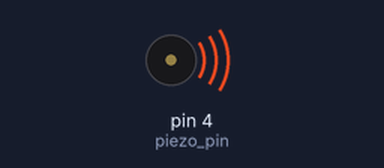
Simulated run of this sketch. Board: Arduino Uno, built with avr-gcc and run on an emulated ATmega328P. Parts: buzzer (waves = sounding).

Above: at 0.05 s.
Timing chart, 0 to 3.0 s (numbered marks = the images above):
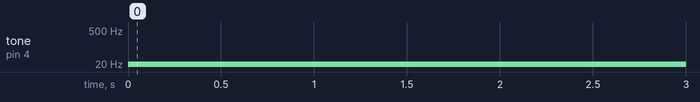

The sketch:

sketch_piezo-buzzer_1.2.1.ino
```cpp
int piezo_pin=4;
void setup()
{
  pinMode(piezo_pin, OUTPUT);
}

void loop()
{

  tone(piezo_pin, 5,1000);
  delay(1000);

}
```

Measured:
- by itself, tone on pin 4 (piezo_pin): silent → 5 Hz at 0.00 s
